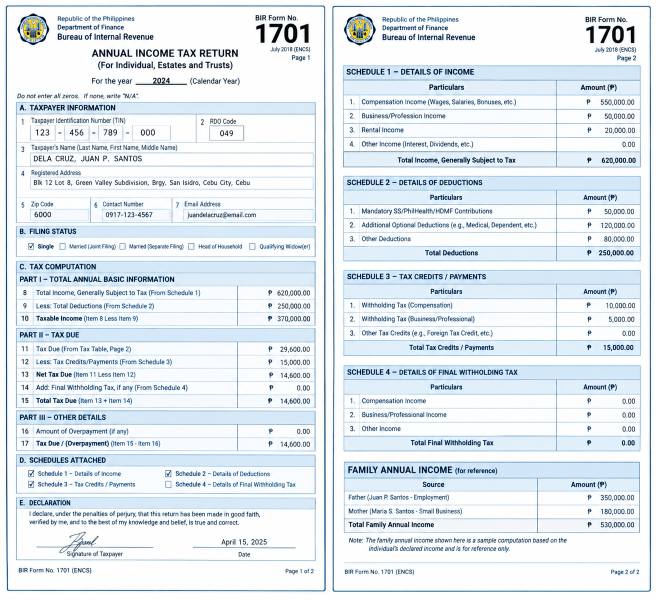
#> input picture ITR.png, 1312 x 1199 px (shown at 1/2 size); its folder holds only this picture in this run
$ python -i preproc.py   (imports and definitions only)
#> lines starting #> are read from the running program, lines starting #| are printed output that depends on the picture
"""NumPy / Pillow image preprocessing used before OCR.

Every step is intentionally simple and deterministic so the pipeline can be
reproduced exactly and reported in the analytics panel:

1. decode -> RGB uint8 array
2. LANCZOS upscale when the page is small
3. luminance grayscale
4. percentile contrast stretch + z-score normalisation
5. Otsu binarisation
6. projection-profile deskew (bounded)
"""

from __future__ import annotations

import io
from typing import List, Optional, Tuple

import numpy as np
from PIL import Image, ImageEnhance

from . import config as _config

_LUMA = np.array([0.299, 0.587, 0.114], dtype=np.float32)


# [21 lines left out: function decode, not called in this run]


def to_gray(rgb: np.ndarray) -> np.ndarray:
    return (rgb.astype(np.float32) @ _LUMA).astype(np.uint8)


def upscale(rgb: np.ndarray, target_min: int = 1600) -> np.ndarray:
    """LANCZOS upscale tiny pages so OCR gets usable glyph height."""
    h, w = rgb.shape[:2]
    smallest = min(h, w)
    if smallest >= target_min:
        return rgb
    scale = min(6.0, target_min / float(smallest))
    img = Image.fromarray(rgb)
    img = img.resize((int(w * scale), int(h * scale)), Image.LANCZOS)
    img = ImageEnhance.Sharpness(img).enhance(1.4)
    return np.asarray(img, dtype=np.uint8)


# [67 lines left out: functions normalize, otsu, deskew, not called in this run]


def _to_rgb(gray: np.ndarray) -> np.ndarray:
    return np.repeat(gray[:, :, None], 3, axis=2).astype(np.uint8)


def build_candidates(rgb: np.ndarray, include_deskew: bool = True) -> List[dict]:
    """Ordered preprocessing variants handed to the OCR engine.

    ``original`` is always first (it is what the reference scans already use);
    the rest are fallbacks tried only when no income value is detected.
    """
    candidates: List[dict] = [{"name": "original", "array": rgb, "steps": ["decode"]}]

    upscaled = upscale(rgb)
    if upscaled.shape[:2] != rgb.shape[:2]:
        candidates.append(
            {"name": "upscale+sharpen", "array": upscaled, "steps": ["lanczos_upscale", "sharpen"]}
        )

    gray = to_gray(upscaled)
    normalized = normalize(gray)
    candidates.append(
        {"name": "grayscale+contrast", "array": _to_rgb(normalized), "steps": ["grayscale", "percentile_stretch", "zscore"]}
    )

    binary = otsu(normalized)
    candidates.append(
        {"name": "grayscale+otsu", "array": _to_rgb(binary), "steps": ["grayscale", "percentile_stretch", "otsu_threshold"]}
    )

    if include_deskew:
        deskewed, angle = deskew(gray)
        if abs(angle) >= 0.5:
            candidates.append(
                {
                    "name": f"deskew {angle:+.1f}deg",
                    "array": _to_rgb(normalize(deskewed)),
                    "steps": ["grayscale", f"deskew({angle:+.1f})", "percentile_stretch"],
                }
            )

    return candidates[: _config.OCR_MAX_VARIANTS + 1]


# [9 lines left out: function image_stats, not called in this run]

>>> import cv2
>>> picture = cv2.imread('../../ITR.png', cv2.IMREAD_GRAYSCALE)
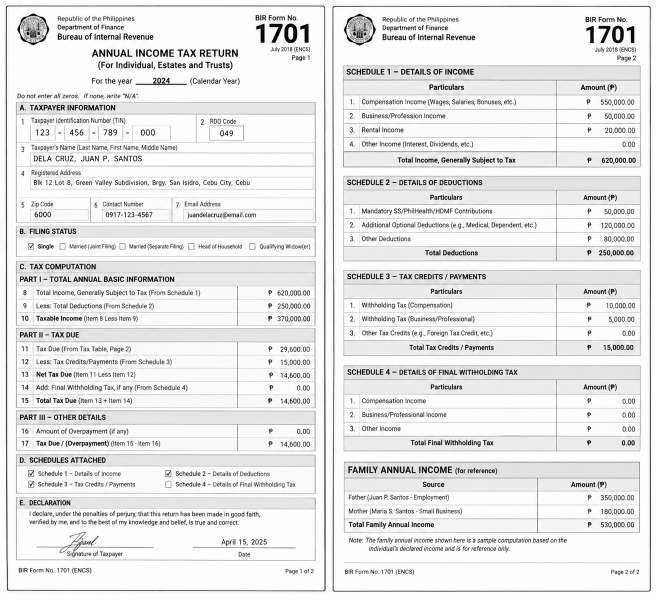
#> picture: shape (1199, 1312) (shown at 1/2 size); min 0, max 255, mean 231.9
>>> result = build_candidates(picture)
#> in upscale, `img = img.resize((int(w * scale), int(h * scale)), Image.LANCZOS)`:
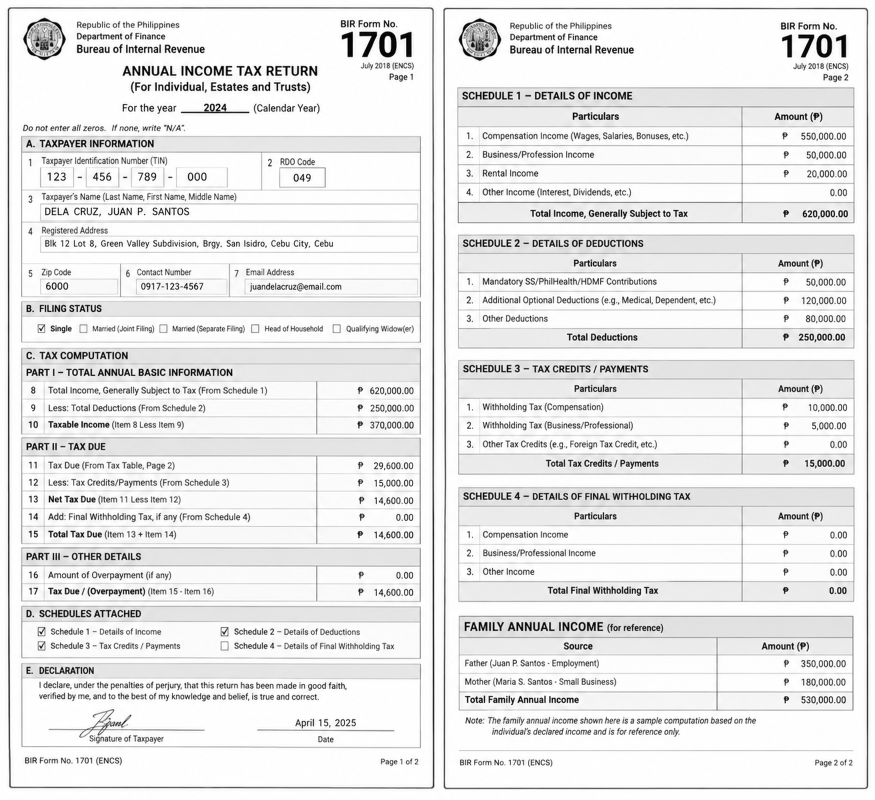
#> img: PIL image 1750x1599 L (shown at 1/2 size); min 0, max 255, mean 231.7
#> (the run stopped early here; a loop or call above may not have finished)
